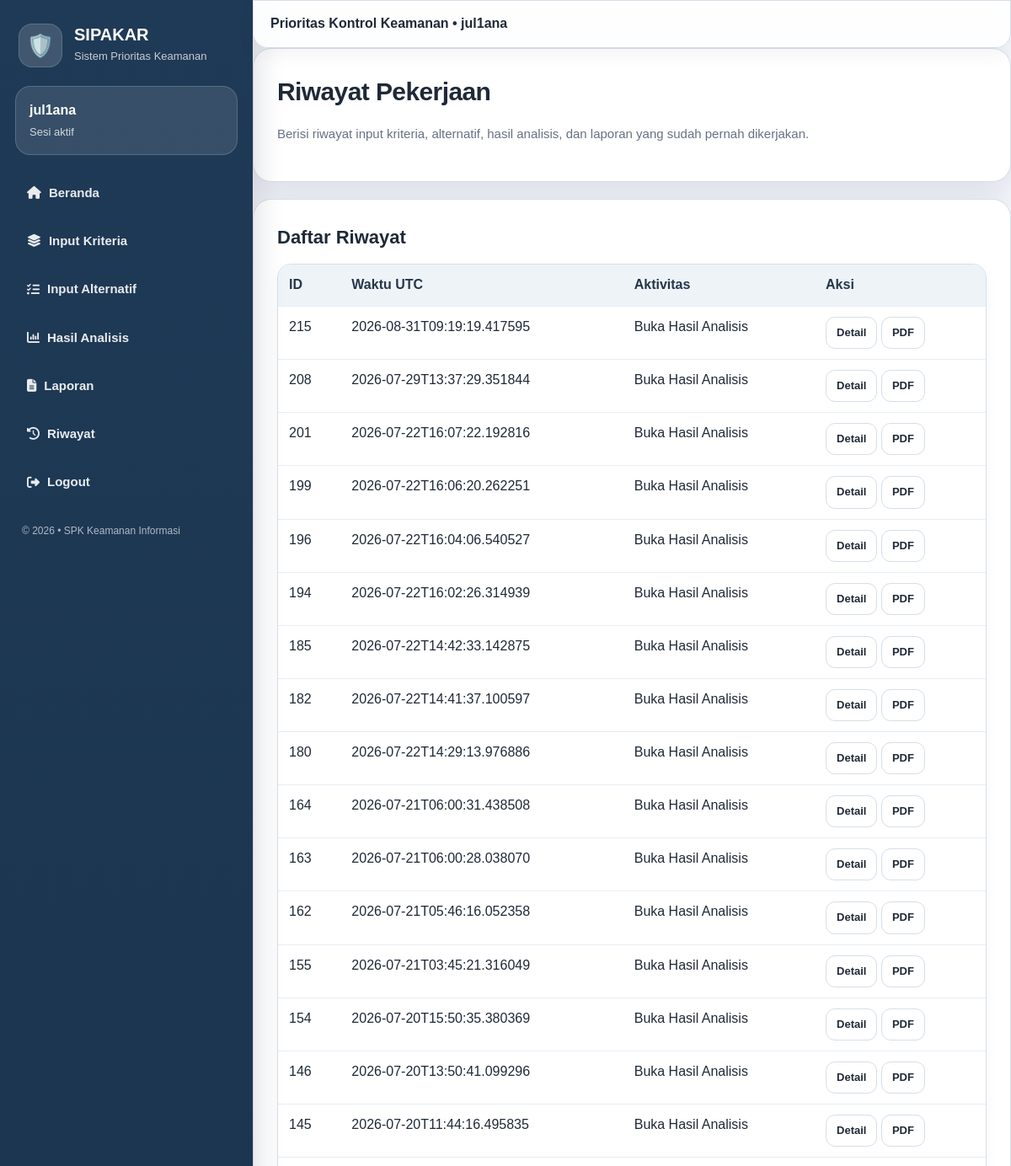
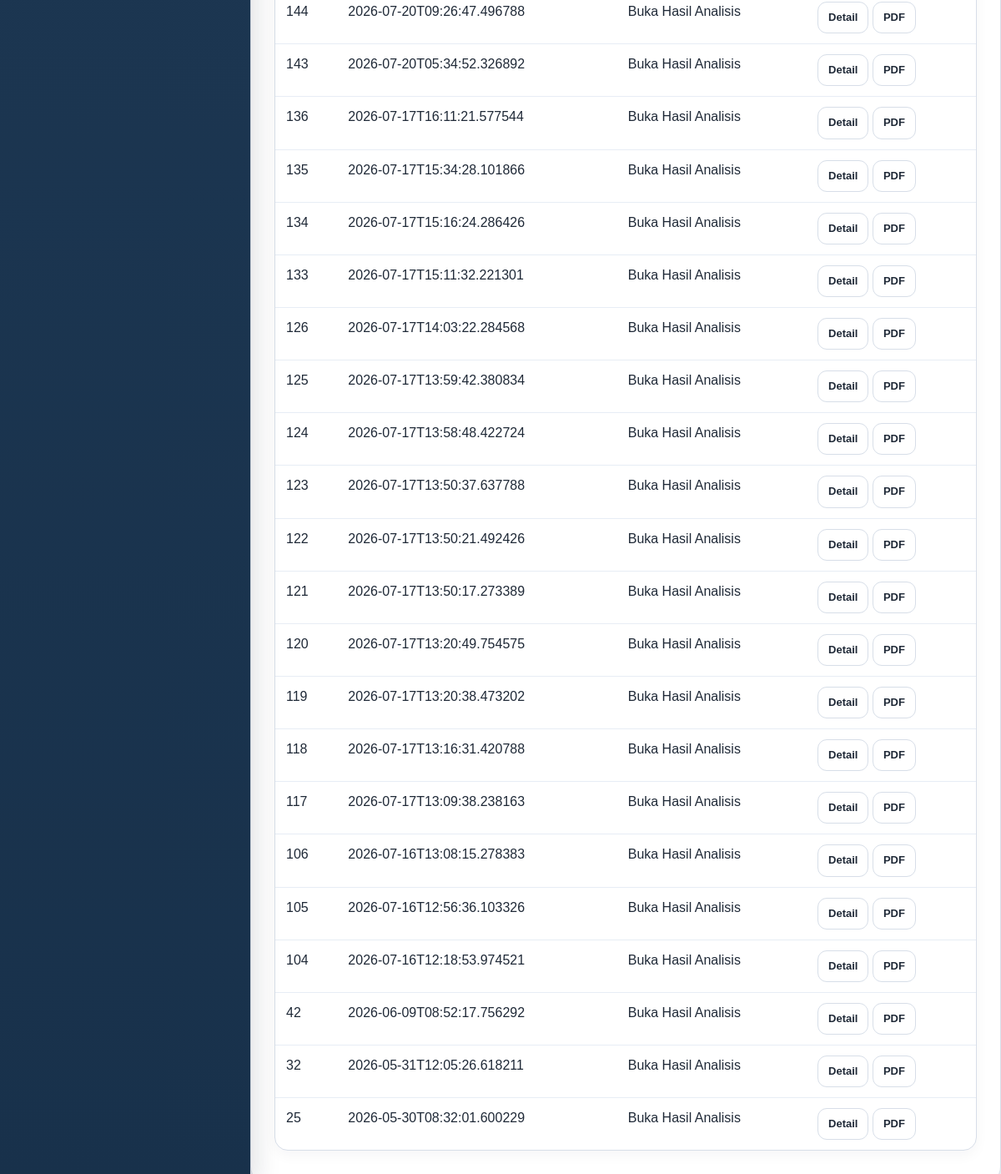
The page /riwayat (signed in) on the database its author committed (2 pictures, top to bottom).
### tables this page shows
CREATE TABLE history (
            id INTEGER PRIMARY KEY AUTOINCREMENT,
            user_id INTEGER NOT NULL,
            ts TEXT NOT NULL,
            event TEXT NOT NULL,
            locked_criteria INTEGER NOT NULL,
            locked_alternatives INTEGER NOT NULL,
            kriteria_json TEXT NOT NULL,
            alternatif_json TEXT NOT NULL,
            pair_kriteria_json TEXT NOT NULL,
            pair_alternatif_json TEXT NOT NULL,
            results_json TEXT NOT NULL,
            FOREIGN KEY(user_id) REFERENCES users(id)
        );

### app.py (the view)
@app.route("/riwayat")
def riwayat():
    if not login_required():
        return redirect(url_for("login"))
    dfh = db_list_history(int(session["user_id"]))
    records = dfh.to_dict(orient="records") if not dfh.empty else []
    return render_template("riwayat.html", records=records)

### app.py (called while the page is built)
def db_conn():
    return sqlite3.connect(DB_PATH)

def db_list_history(user_id: int) -> pd.DataFrame:
    con = db_conn()
    df = pd.read_sql_query(
        """
        SELECT
            id,
            ts,
            event,
            locked_criteria,
            locked_alternatives
        FROM history
        WHERE user_id=?
          AND event='Buka Hasil Analisis'
        ORDER BY id DESC
        """,
        con,
        params=(user_id,),
    )
    con.close()
    return df

def db_get_experts(user_id:int):
    con=db_conn()
    cur=con.cursor()
    cur.execute("""
        SELECT
            id,
            nama,
            jabatan,
            instansi
        FROM experts
        WHERE user_id=?
        ORDER BY id
    """,(user_id,))
    rows=cur.fetchall()
    con.close()
    return [
        {
            "id":r[0],
            "nama":r[1],
            "jabatan":r[2],
            "instansi":r[3]
        }
        for r in rows
    ]

@app.context_processor
def inject_helpers():
    def logged_in():
        return bool(session.get("user_id"))
    def current_user():
        return session.get("username")
    def state_flags():
        state = get_state()
        return {
            "experts": state.get("experts", []),
            "locked_criteria": state.get("locked_criteria", False),
            "locked_alternatives": state.get("locked_alternatives", False)
        }
    return dict(
        logged_in=logged_in,
        current_user=current_user,
        state_flags=state_flags,
        saaty_label=SAATY_LABEL,
        tfn_to_str=tfn_to_str,
        zip=zip,
        enumerate=enumerate,
        len=len,
        float=float,
    )

def login_required():
    if not session.get("user_id"):
        flash("Silakan login terlebih dahulu.", "warning")
        return False
    return True

def db_get_work_state(user_id: int) -> Optional[dict]:
    con = db_conn()
    cur = con.cursor()
    cur.execute(
        "SELECT state_json FROM work_state WHERE user_id=?",
        (int(user_id),)
    )
    row = cur.fetchone()
    con.close()
    if not row:
        return None
    try:
        return json.loads(row[0] or "{}")
    except (TypeError, json.JSONDecodeError):
        return None

### templates/riwayat.html (shortened to what this page needs)
{% extends "base.html" %}
{% block content %}
<section class="card">
  <h1>Riwayat Pekerjaan</h1>
  <p class="sub">Berisi riwayat input kriteria, alternatif, hasil analisis, dan laporan yang sudah pernah dikerjakan.</p>
</section>
<section class="card mt">
  {% if not records %}
    <h2>Belum ada riwayat</h2>
    <p>Silakan isi kriteria dan alternatif terlebih dahulu.</p>
    <a class="btn primary" href="{{ url_for('kriteria') }}">Isi Kriteria →</a>
  {% else %}
    <h2>Daftar Riwayat</h2>
    <table class="data-table">
      <thead><tr><th>ID</th><th>Waktu UTC</th><th>Aktivitas</th><th>Aksi</th></tr></thead>
      <tbody>
        {% for row in records %}
        <tr>
            <td>{{ row.id }}</td>
            <td>{{ row.ts }}</td>
            <td>{{ row.event }}</td>
            <td style="white-space:nowrap">
                <a class="btn small"
                  href="{{ url_for('riwayat_detail', hist_id=row.id) }}">
                    Detail
                </a>
                {% if row.event == "Buka Hasil Analisis" %}
                    <a class="btn success small"
                      href="{{ url_for('riwayat_pdf', hist_id=row.id) }}">
                        PDF
                    </a>
                {% endif %}
            </td>
        </tr>
        {% endfor %}
      </tbody>
    </table>
  {% endif %}
</section>
{% endblock %}

### templates/base.html (shortened to what this page needs)
<!doctype html>
<html lang="id">
<head>
  <link rel="stylesheet"
  href="https://cdnjs.cloudflare.com/ajax/libs/font-awesome/6.5.1/css/all.min.css">
  <link rel="stylesheet" href="{{ url_for('static', filename='style.css') }}?v=professional2">
</head>
<body>
  <div class="layout">
    <aside class="sidebar">
      <div class="brand-logo">
        <div class="shield">🛡️</div>
        <div>
          <h2>SIPAKAR</h2>
          <small>Sistem Prioritas Keamanan</small>
        </div>
      </div>
      <div class="user-card">
        {% if logged_in() %}
          <div class="user-name">{{ current_user() }}</div>
          <div class="user-sub">Sesi aktif</div>
        {% else %}
          <div class="user-name">Guest</div>
          <div class="user-sub">Silakan login</div>
        {% endif %}
      </div>
      <nav>
        {% if logged_in() %}
          <a href="{{ url_for('beranda') }}">
            <i class="fas fa-home"></i> Beranda
          </a>
          {% if state_flags().experts|length > 0 %}
          <a href="{{ url_for('kriteria') }}">
              <i class="fas fa-layer-group"></i>
              Input Kriteria
          </a>
          {% endif %}
          {% if state_flags().locked_criteria %}<a href="{{ url_for('alternatif') }}">
            <i class="fas fa-list-check"></i> Input Alternatif
          </a>{% endif %}
          {% if state_flags().locked_criteria and state_flags().locked_alternatives %}<a href="{{ url_for('hasil') }}">
            <i class="fas fa-chart-column"></i> Hasil Analisis
          </a>{% endif %}
          {% if state_flags().locked_criteria and state_flags().locked_alternatives %}<a href="{{ url_for('laporan') }}">
            <i class="fas fa-file-lines"></i> Laporan
          </a>{% endif %}
          <a href="{{ url_for('riwayat') }}">
            <i class="fas fa-clock-rotate-left"></i> Riwayat
          </a>
          <a href="{{ url_for('logout') }}">
            <i class="fas fa-right-from-bracket"></i> Logout
          </a>
        {% else %}
          <a href="{{ url_for('login') }}">🔐 Login</a>
          <a href="{{ url_for('register') }}">📝 Daftar</a>
        {% endif %}
      </nav>
      <div class="side-foot">© 2026 • SPK Keamanan Informasi</div>
    </aside>
    <main class="content">
      <div class="topbar">Prioritas Kontrol Keamanan{% if logged_in() %} • {{ current_user() }}{% endif %}</div>
      {% block content %}{% endblock %}
    </main>
  </div>
</body>
</html>

### static/style.css (style rules this page uses)
:root { --bg:#f3f6fb; --card:#ffffff; --text:#1f2937; --muted:#667085; --line:#d7dee8; --soft-line:#e7edf5; --blue:#2f80d1; --blue-dark:#1f66ad; --blue-soft:#eaf3ff; --green:#16a34a; --red:#e11d48; --yellow:#fff7db; --sidebar:#1f3a56; --sidebar-2:#18314b; --shadow:0 14px 36px rgba(15,23,42,.10); }
* { box-sizing:border-box }
html { font-size:16px }
body { margin:0; background:var(--bg); font-family:Arial, Helvetica, sans-serif; color:var(--text); font-size:16px; line-height:1.55; }
a { color:var(--blue);text-decoration:none }
.layout { display:flex;min-height:100vh }
.sidebar { width:300px; background:linear-gradient(180deg,var(--sidebar),var(--sidebar-2)); color:rgb(255, 255, 255); padding:24px 18px; position:fixed; inset:0 auto 0 0; overflow:auto; box-shadow:8px 0 28px rgba(15,23,42,.12); }
.brand-logo { display:flex; align-items:center; gap:14px; margin:4px 4px 22px; }
.shield { width:52px; height:52px; border-radius:16px; background:rgba(255,255,255,.15); display:flex; align-items:center; justify-content:center; font-size:26px; box-shadow:inset 0 0 0 1px rgba(255,255,255,.15); flex-shrink:0; }
.brand-logo h2 { margin:0; color:white; font-size:20px; font-weight:900; line-height:1; }
.brand-logo small { display:block; margin-top:6px; color:rgba(255,255,255,.75); font-size:13px; font-weight:500; }
.user-card { background:rgba(255,255,255,.11);border:1px solid rgba(255,255,255,.17);border-radius:18px;padding:16px;margin:0 0 20px }
.user-name { font-weight:900;font-size:16px }
.user-sub { font-size:13px;color:rgba(255,255,255,.78);margin-top:3px }
nav { display:flex;flex-direction:column;gap:8px }
nav a { color:rgba(255,255,255,.90);font-weight:800;padding:13px 14px;border-radius:14px;display:flex;align-items:center;gap:9px;font-size:15px }
.side-foot { font-size:12px;color:rgba(255,255,255,.65);margin:24px 8px }
.content { margin-left:300px;width:calc(100% - 300px);padding:28px 38px 70px }
.topbar { background:rgba(255,255,255,.86);border:1px solid var(--line);border-radius:18px;padding:15px 20px;font-weight:800;position:sticky;top:18px;z-index:5;backdrop-filter:blur(12px);box-shadow:0 8px 22px rgba(15,23,42,.05) }
.card { background:var(--card);border:1px solid var(--line);border-radius:22px;padding:28px;box-shadow:var(--shadow) }
.sub { color:var(--muted);font-size:15px;line-height:1.65 }
.mt { margin-top:20px }
h1 { margin:0 0 10px;font-size:30px;letter-spacing:-.02em }
h2 { margin:0 0 14px;font-size:22px }
.btn { display:inline-flex;align-items:center;justify-content:center;min-height:48px;border:1px solid var(--line);background:white;color:var(--text);padding:12px 18px;border-radius:14px;font-weight:900;cursor:pointer;text-align:center;font-size:15px }
.btn.small { min-height:36px;font-size:13px;padding:8px 12px;border-radius:11px }
.data-table { width:100%;border-collapse:separate;border-spacing:0;margin:12px 0;background:white;border:1px solid var(--line);border-radius:16px;overflow:hidden;box-shadow:0 6px 16px rgba(15,23,42,.04) }
.data-table th,.data-table td { border-bottom:1px solid var(--soft-line);padding:12px 13px;text-align:left;vertical-align:top }
.data-table tr:last-child td { border-bottom:0 }
.data-table th { background:#eef3f8;font-weight:900;color:#26364a }
.content { margin-left:300px; width:calc(100% - 300px); padding:0; }
.topbar { top:0; border-radius:0 0 18px 18px; }

### rows shown on the page
history: id "215", ts "2026-08-31T09:19:19.417595", event "Buka Hasil Analisis"
history: id "208", ts "2026-07-29T13:37:29.351844", event "Buka Hasil Analisis"
history: id "201", ts "2026-07-22T16:07:22.192816", event "Buka Hasil Analisis"
history: id "199", ts "2026-07-22T16:06:20.262251", event "Buka Hasil Analisis"
history: id "196", ts "2026-07-22T16:04:06.540527", event "Buka Hasil Analisis"
history: id "194", ts "2026-07-22T16:02:26.314939", event "Buka Hasil Analisis"
history: id "185", ts "2026-07-22T14:42:33.142875", event "Buka Hasil Analisis"
history: id "182", ts "2026-07-22T14:41:37.100597", event "Buka Hasil Analisis"
history: id "180", ts "2026-07-22T14:29:13.976886", event "Buka Hasil Analisis"
history: id "164", ts "2026-07-21T06:00:31.438508", event "Buka Hasil Analisis"
history: id "163", ts "2026-07-21T06:00:28.038070", event "Buka Hasil Analisis"
history: id "162", ts "2026-07-21T05:46:16.052358", event "Buka Hasil Analisis"
history: id "155", ts "2026-07-21T03:45:21.316049", event "Buka Hasil Analisis"
history: id "154", ts "2026-07-20T15:50:35.380369", event "Buka Hasil Analisis"
history: id "146", ts "2026-07-20T13:50:41.099296", event "Buka Hasil Analisis"
history: id "145", ts "2026-07-20T11:44:16.495835", event "Buka Hasil Analisis"
history: id "144", ts "2026-07-20T09:26:47.496788", event "Buka Hasil Analisis"
history: id "143", ts "2026-07-20T05:34:52.326892", event "Buka Hasil Analisis"
history: id "136", ts "2026-07-17T16:11:21.577544", event "Buka Hasil Analisis"
history: id "135", ts "2026-07-17T15:34:28.101866", event "Buka Hasil Analisis"
history: id "134", ts "2026-07-17T15:16:24.286426", event "Buka Hasil Analisis"
history: id "133", ts "2026-07-17T15:11:32.221301", event "Buka Hasil Analisis"
history: id "126", ts "2026-07-17T14:03:22.284568", event "Buka Hasil Analisis"
history: id "125", ts "2026-07-17T13:59:42.380834", event "Buka Hasil Analisis"
history: id "124", ts "2026-07-17T13:58:48.422724", event "Buka Hasil Analisis"
history: id "123", ts "2026-07-17T13:50:37.637788", event "Buka Hasil Analisis"
history: id "122", ts "2026-07-17T13:50:21.492426", event "Buka Hasil Analisis"
history: id "121", ts "2026-07-17T13:50:17.273389", event "Buka Hasil Analisis"
history: id "120", ts "2026-07-17T13:20:49.754575", event "Buka Hasil Analisis"
history: id "119", ts "2026-07-17T13:20:38.473202", event "Buka Hasil Analisis"
history: id "118", ts "2026-07-17T13:16:31.420788", event "Buka Hasil Analisis"
history: id "117", ts "2026-07-17T13:09:38.238163", event "Buka Hasil Analisis"
history: id "106", ts "2026-07-16T13:08:15.278383", event "Buka Hasil Analisis"
history: id "105", ts "2026-07-16T12:56:36.103326", event "Buka Hasil Analisis"
history: id "104", ts "2026-07-16T12:18:53.974521", event "Buka Hasil Analisis"
history: id "42", ts "2026-06-09T08:52:17.756292", event "Buka Hasil Analisis"
history: id "32", ts "2026-05-31T12:05:26.618211", event "Buka Hasil Analisis"
history: id "25", ts "2026-05-30T08:32:01.600229", event "Buka Hasil Analisis"

### other values the page prints
{{ current_user() }} "jul1ana"
